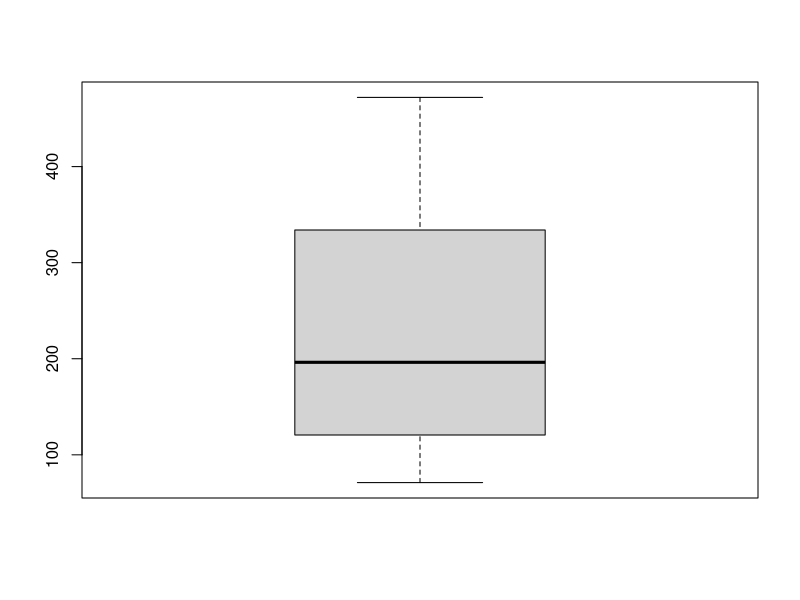
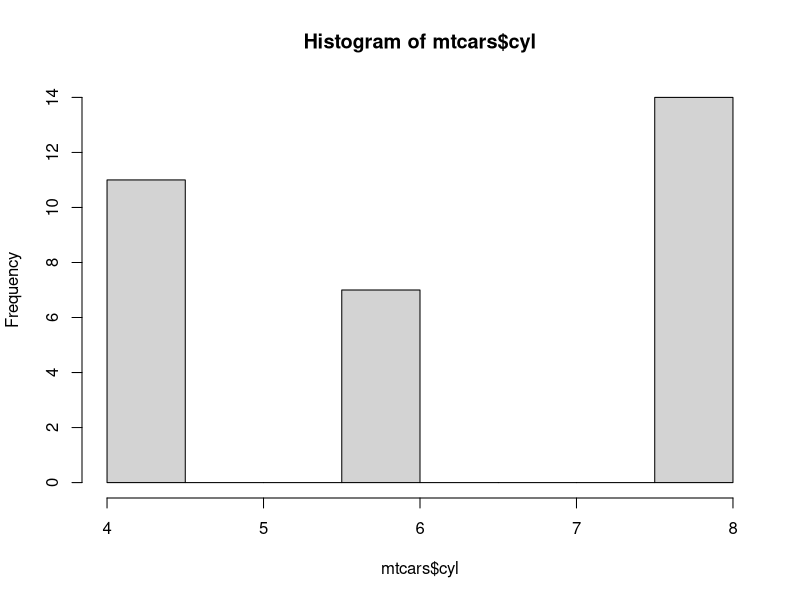

These figures' R source, in order:
summary(mtcars)
mean(mtcars$mpg)
sd(mtcars$mpg)
mtcars
max(mtcars$disp)
min(mtcars$hp)

boxplot(mtcars$disp)
hist(mtcars$cyl)
